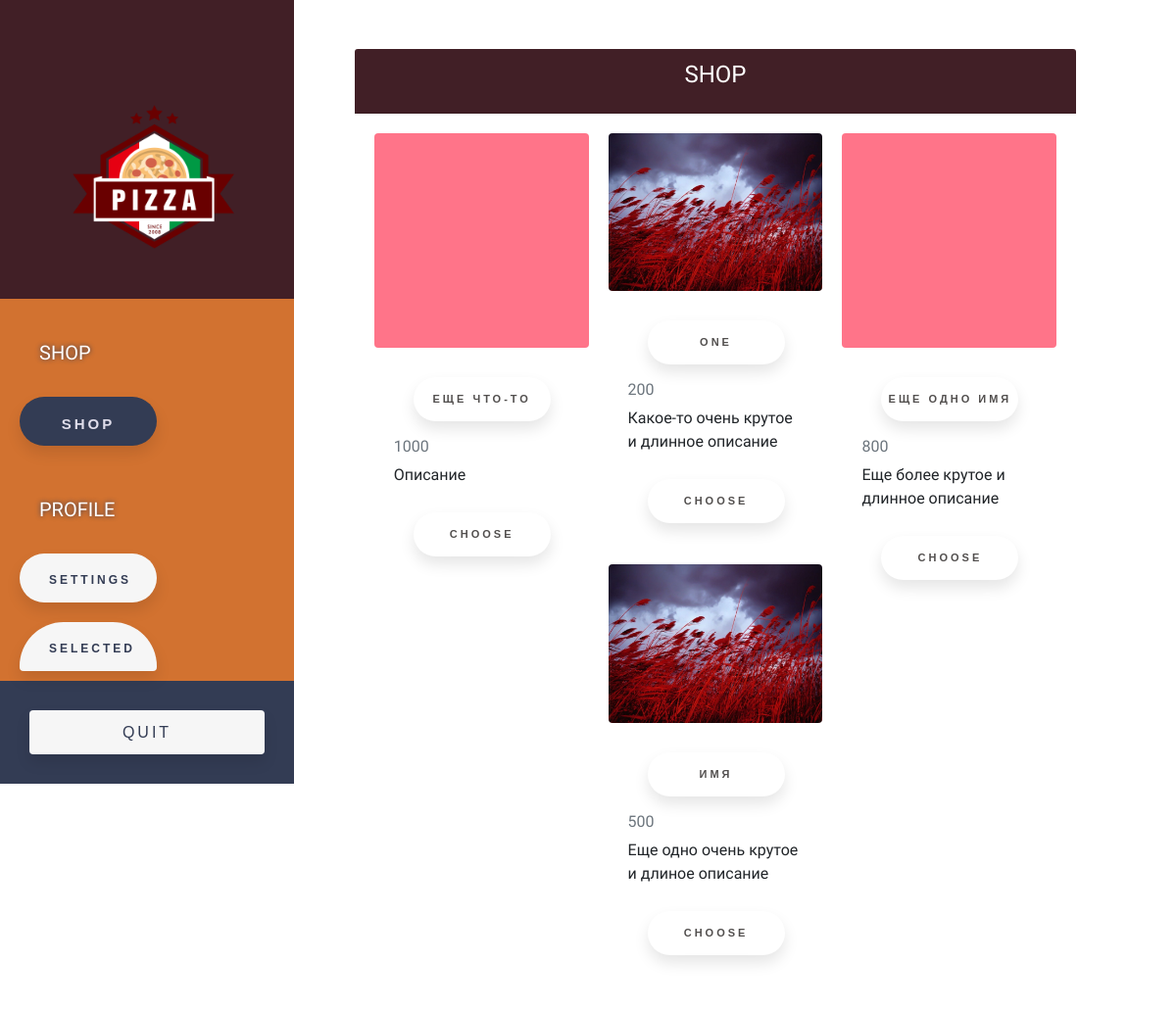
/shopapp/shop/ (signed in), run on an earlier commit of the app's database.
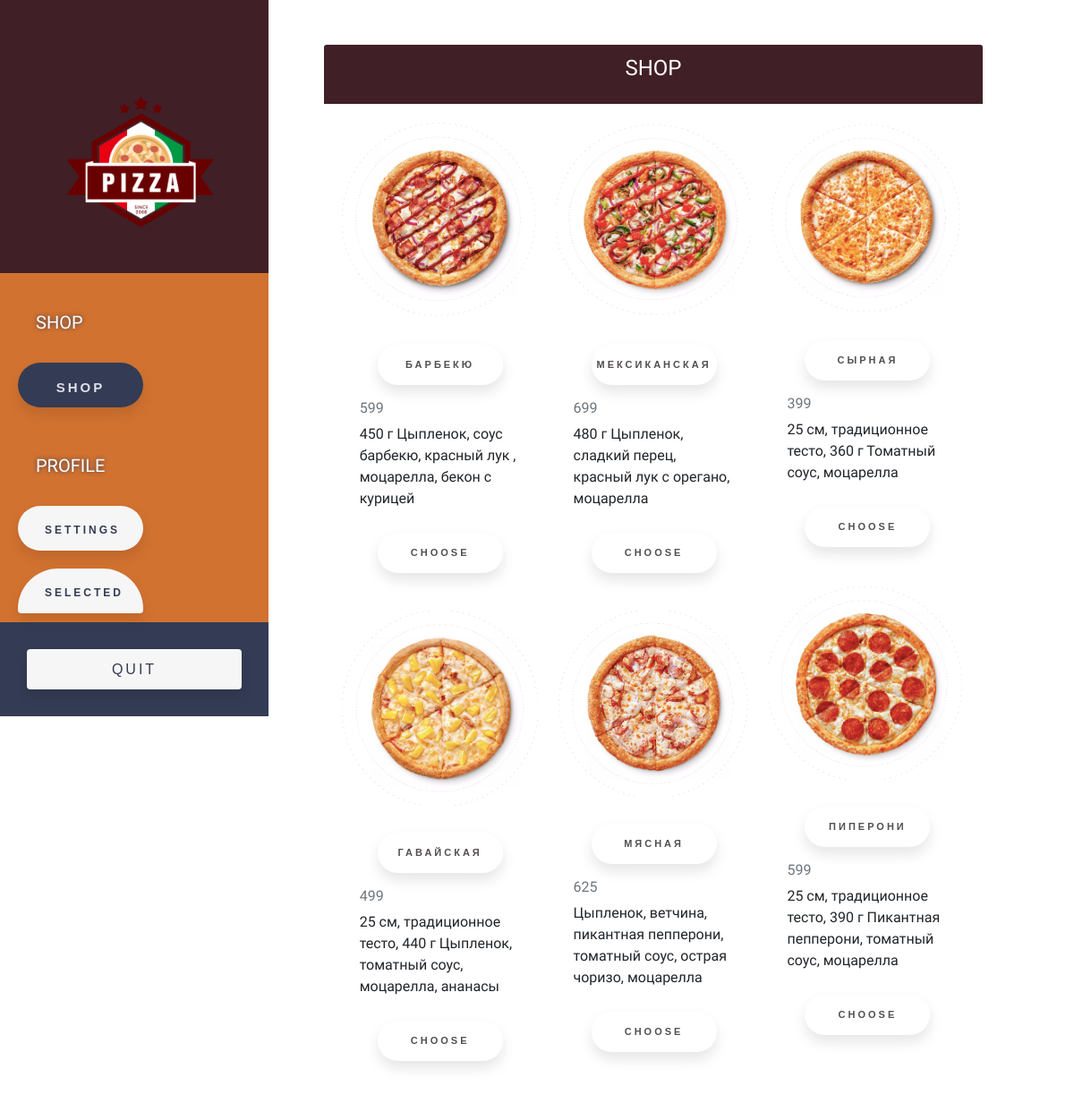
And on a later commit of the database.
### shopapp/models.py (models this page shows, shortened)
class Product(models.Model):
    author = models.ForeignKey(User, on_delete=models.CASCADE, related_name='author_of_product')
    owners = models.ManyToManyField(User)
    name = models.CharField(max_length=30)
    short_description = models.CharField(max_length=100)
    image = models.ImageField(upload_to='product_images/', blank=False)
    price = models.IntegerField(default=0)

### shopapp/views.py (the view)
# urls.py: path('shopapp/shop/', views.shop_shop, name='shop-shop'),
@login_required(login_url='/shopapp/sign_in/')
def shop_shop(request):
    products = Product.objects.order_by("-id")
    if request.user.is_superuser == True:
        return render(request, 'shopapp/shop.html', {'products': products})
    else:
        return render(request, 'shopapp/shop_for_users.html', {'products': products})

### shopapp/templates/shopapp/shop_for_users.html
{% extends 'shopapp/base.html' %}
{% block page %}
	<div class="offset-lg-4 col-lg-10">
  <div class="card">
    <div class="card-header bg-ruby">
      <h4 class="card-title text-center text-white">
        SHOP
      </h4>
    </div>
    <div class="card-body">
        <div class="card-columns">
          {% for product in products %}
              <div class="card">
                <img class="rounded card-img-top"
                src="{{ MEDIA_URL }}{{ product.image }}">
                <div class="card-body">
                  <h5 class="card-title"><a href="{% url 'shop-pick-product' product.id %}">{{ product.name }}</a></h5>
                  <h6 class="card-subtitle mb-2 text-muted">{{ product.price }}</h6>
                  <p class="card-text">{{ product.short_description }}</p>
                  <a href="{% url 'shop-choose-product' product.id %}">CHOOSE</a>
                </div>
              </div>
          {% endfor %}
        </div>
    </div>
  </div>
</div>
{% endblock %}

What changed in the data, as far as the page shows it:
removed Product: image (picture), name "ЕЩЕ ЧТО-ТО", price "1000", short_description "Описание"
removed Product: image (picture), name "ONE", price "200", short_description "Какое-то очень крутое и длинное описание"
removed Product: image (picture), name "ИМЯ", price "500", short_description "Еще одно очень крутое и длиное описание"
removed Product: image (picture), name "ЕЩЕ ОДНО ИМЯ", price "800", short_description "Еще более крутое и длинное описание"
added Product: image (picture), name "БАРБЕКЮ", price "599", short_description "450 г Цыпленок, соус барбекю, красный лук , моцарелла, бекон с курицей"
added Product: image (picture), name "ГАВАЙСКАЯ", price "499", short_description "25 см, традиционное тесто, 440 г Цыпленок, томатный соус, моцарелла, ананасы"
added Product: image (picture), name "МЕКСИКАНСКАЯ", price "699", short_description "480 г Цыпленок, сладкий перец, красный лук с орегано, моцарелла"
added Product: image (picture), name "МЯСНАЯ", price "625", short_description "Цыпленок, ветчина, пикантная пепперони, томатный соус, острая чоризо, моцарелла"
added Product: image (picture), name "СЫРНАЯ", price "399", short_description "25 см, традиционное тесто, 360 г Томатный соус, моцарелла"
added Product: image (picture), name "ПИПЕРОНИ", price "599", short_description "25 см, традиционное тесто, 390 г Пикантная пепперони, томатный соус, моцарелла"
